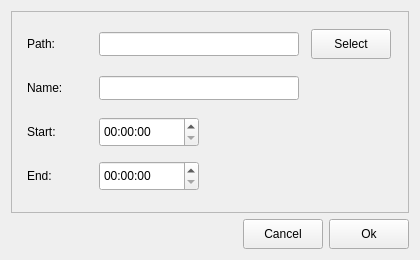
<?xml version="1.0" encoding="UTF-8"?>
<ui version="4.0">
 <class>VideoInfoDialog</class>
 <widget class="QDialog" name="VideoInfoDialog">
  <property name="geometry">
   <rect>
    <x>0</x>
    <y>0</y>
    <width>420</width>
    <height>260</height>
   </rect>
  </property>
  <property name="minimumSize">
   <size>
    <width>420</width>
    <height>260</height>
   </size>
  </property>
  <property name="maximumSize">
   <size>
    <width>420</width>
    <height>260</height>
   </size>
  </property>
  <property name="windowTitle">
   <string>Video Info</string>
  </property>
  <layout class="QGridLayout" name="gridLayout">
   <item row="0" column="0" colspan="3">
    <widget class="QFrame" name="frame">
     <property name="frameShape">
      <enum>QFrame::StyledPanel</enum>
     </property>
     <property name="frameShadow">
      <enum>QFrame::Raised</enum>
     </property>
     <layout class="QGridLayout" name="gridLayout_2">
      <item row="0" column="0">
       <widget class="QLabel" name="pathLabel">
        <property name="minimumSize">
         <size>
          <width>60</width>
          <height>30</height>
         </size>
        </property>
        <property name="maximumSize">
         <size>
          <width>60</width>
          <height>30</height>
         </size>
        </property>
        <property name="text">
         <string>Path:</string>
        </property>
       </widget>
      </item>
      <item row="0" column="1">
       <widget class="QLineEdit" name="pathLineEdit">
        <property name="enabled">
         <bool>true</bool>
        </property>
        <property name="minimumSize">
         <size>
          <width>200</width>
          <height>24</height>
         </size>
        </property>
        <property name="maximumSize">
         <size>
          <width>200</width>
          <height>24</height>
         </size>
        </property>
        <property name="inputMask">
         <string/>
        </property>
        <property name="readOnly">
         <bool>false</bool>
        </property>
       </widget>
      </item>
      <item row="0" column="2">
       <widget class="QPushButton" name="pathSelectButton">
        <property name="minimumSize">
         <size>
          <width>80</width>
          <height>30</height>
         </size>
        </property>
        <property name="maximumSize">
         <size>
          <width>80</width>
          <height>30</height>
         </size>
        </property>
        <property name="text">
         <string>Select</string>
        </property>
        <property name="autoDefault">
         <bool>false</bool>
        </property>
       </widget>
      </item>
      <item row="1" column="0">
       <widget class="QLabel" name="nameLabel">
        <property name="minimumSize">
         <size>
          <width>60</width>
          <height>30</height>
         </size>
        </property>
        <property name="maximumSize">
         <size>
          <width>60</width>
          <height>30</height>
         </size>
        </property>
        <property name="text">
         <string>Name:</string>
        </property>
       </widget>
      </item>
      <item row="1" column="1">
       <widget class="QLineEdit" name="nameLineEdit">
        <property name="minimumSize">
         <size>
          <width>200</width>
          <height>24</height>
         </size>
        </property>
        <property name="maximumSize">
         <size>
          <width>200</width>
          <height>24</height>
         </size>
        </property>
       </widget>
      </item>
      <item row="2" column="0">
       <widget class="QLabel" name="startLabel">
        <property name="minimumSize">
         <size>
          <width>60</width>
          <height>30</height>
         </size>
        </property>
        <property name="maximumSize">
         <size>
          <width>60</width>
          <height>30</height>
         </size>
        </property>
        <property name="text">
         <string>Start:</string>
        </property>
       </widget>
      </item>
      <item row="2" column="1">
       <widget class="QTimeEdit" name="startTimeEdit">
        <property name="minimumSize">
         <size>
          <width>100</width>
          <height>30</height>
         </size>
        </property>
        <property name="maximumSize">
         <size>
          <width>100</width>
          <height>30</height>
         </size>
        </property>
        <property name="displayFormat">
         <string>hh:mm:ss</string>
        </property>
       </widget>
      </item>
      <item row="3" column="0">
       <widget class="QLabel" name="endLabel">
        <property name="minimumSize">
         <size>
          <width>60</width>
          <height>30</height>
         </size>
        </property>
        <property name="maximumSize">
         <size>
          <width>60</width>
          <height>30</height>
         </size>
        </property>
        <property name="text">
         <string>End:</string>
        </property>
       </widget>
      </item>
      <item row="3" column="1">
       <widget class="QTimeEdit" name="endTimeEdit">
        <property name="minimumSize">
         <size>
          <width>100</width>
          <height>30</height>
         </size>
        </property>
        <property name="maximumSize">
         <size>
          <width>100</width>
          <height>30</height>
         </size>
        </property>
        <property name="displayFormat">
         <string>hh:mm:ss</string>
        </property>
       </widget>
      </item>
     </layout>
    </widget>
   </item>
   <item row="1" column="0">
    <spacer name="horizontalSpacer">
     <property name="orientation">
      <enum>Qt::Horizontal</enum>
     </property>
     <property name="sizeHint" stdset="0">
      <size>
       <width>209</width>
       <height>20</height>
      </size>
     </property>
    </spacer>
   </item>
   <item row="1" column="1">
    <widget class="QPushButton" name="cancelButton">
     <property name="minimumSize">
      <size>
       <width>80</width>
       <height>30</height>
      </size>
     </property>
     <property name="maximumSize">
      <size>
       <width>80</width>
       <height>30</height>
      </size>
     </property>
     <property name="text">
      <string>Cancel</string>
     </property>
     <property name="autoDefault">
      <bool>false</bool>
     </property>
    </widget>
   </item>
   <item row="1" column="2">
    <widget class="QPushButton" name="okButton">
     <property name="minimumSize">
      <size>
       <width>80</width>
       <height>30</height>
      </size>
     </property>
     <property name="maximumSize">
      <size>
       <width>80</width>
       <height>30</height>
      </size>
     </property>
     <property name="text">
      <string>Ok</string>
     </property>
     <property name="autoDefault">
      <bool>false</bool>
     </property>
    </widget>
   </item>
  </layout>
 </widget>
 <resources/>
 <connections/>
</ui>
